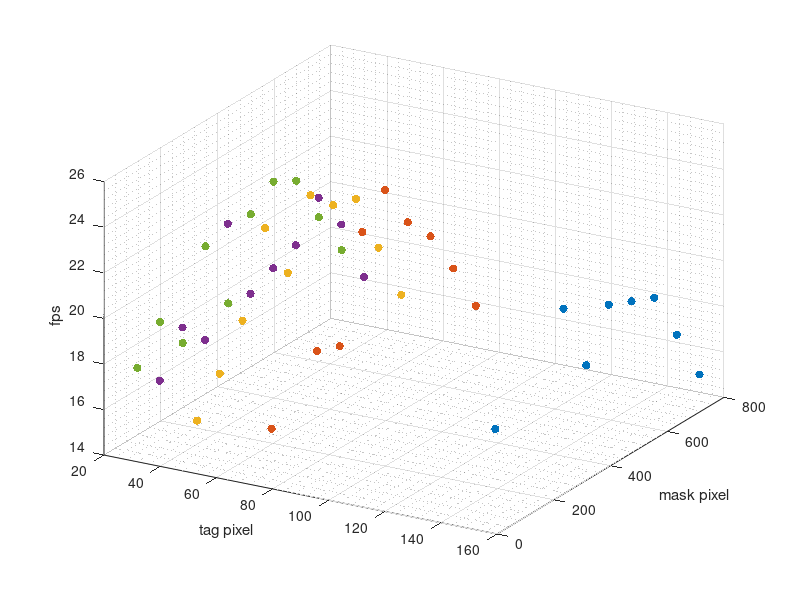

Write MATLAB code to recreate this figure.
figure
hold on
syotadata1 = [159.39 720 15.5865;
159.39 640 17.933833330;
159.39 560 20.15383333;
159.39 480 20.5945;
159.39 400 21.0505;
159.39 320 18.98716667;
159.39 240 22.08066667;
159.39 0 18.59283333];

syotadata2 = [79.695 720 16.6285;
79.695 640 18.867;
79.695 560 20.87566667;
79.695 480 22.098;
79.695 400 24.123;
79.695 320 22.86933333;
79.695 240 18.458;
79.695 160 18.85133333;
79.695 0 16.635];

syotadata3 = [53.13	720	16.45316667;
53.13	640	19.12366667;
53.13	560	21.86316667;
53.13	480	22.18966667;
53.13	400	23.22716667;
53.13	320	20.41616667;
53.13	240	22.97983333;
53.13	160	19.52133333;
53.13	80	17.79866667;
53.13	0	16.335];

syotadata4 = [39.8475	720	16.9075;
39.8475	640	19.8125;
39.8475	560	21.58483333;
39.8475	480	20.0995;
39.8475	400	19.69216667;
39.8475	320	19.16733333;
39.8475	240	22.8425;
39.8475	160	18.34083333;
39.8475	80	19.492;
39.8475	0	17.762];

syotadata5 = [31.878	720	17.89133333;
31.878	640	19.93166667;
31.878	560	22.13183333;
31.878	480	22.69683333;
31.878	400	21.862;
31.878	320	18.5495;
31.878	240	21.65166667;
31.878	160	18.01466667;
31.878	80	19.53516667;
31.878	0	18.12];

view(30,30)

scatter3(syotadata1(:,1),syotadata1(:,2),syotadata1(:,3),'filled')
scatter3(syotadata2(:,1),syotadata2(:,2),syotadata2(:,3),'filled')
scatter3(syotadata3(:,1),syotadata3(:,2),syotadata3(:,3),'filled')
scatter3(syotadata4(:,1),syotadata4(:,2),syotadata4(:,3),'filled')
scatter3(syotadata5(:,1),syotadata5(:,2),syotadata5(:,3),'filled')

xlabel('tag pixel')
ylabel('mask pixel')
zlabel('fps')
grid on
grid minor

%print(strcat('result/result_',sprintf(datestr(datetime('now'),'yyyy_mm_dd_HH_MM_ss_FFF'))),'-dpng','-r300')
